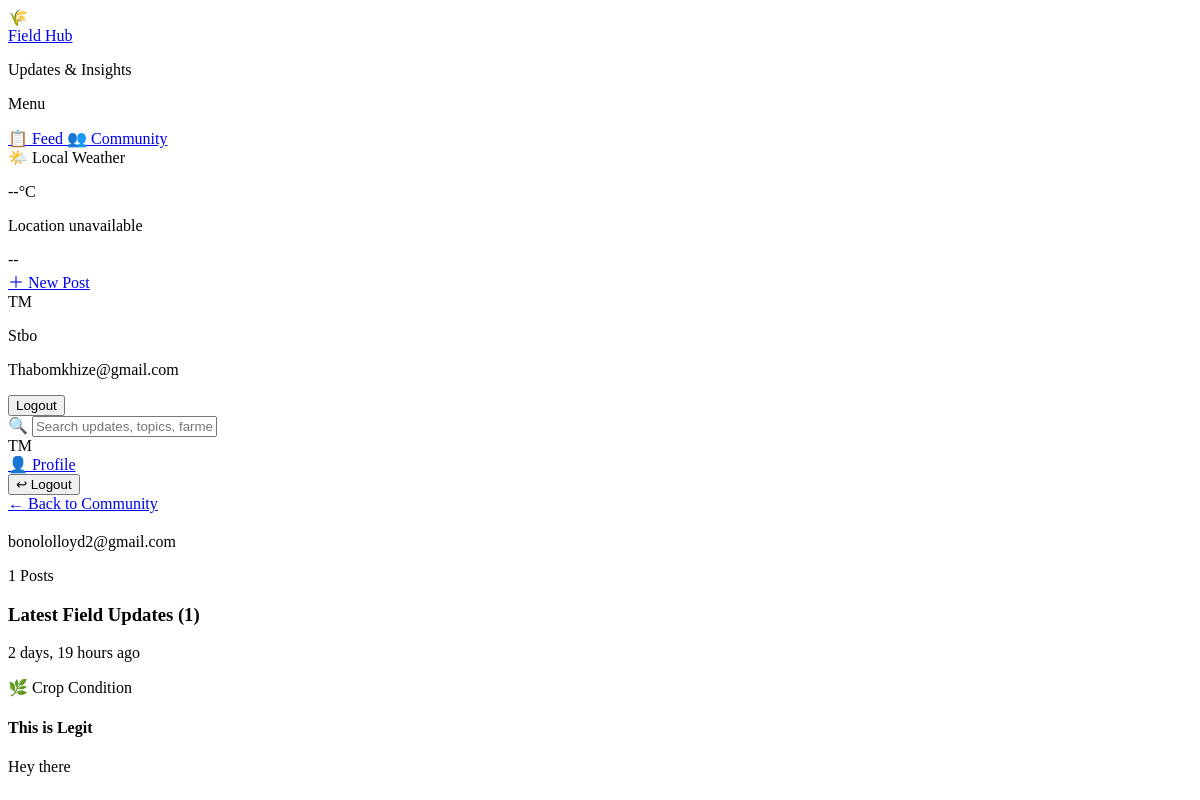
The page /profile/1/ (signed in) on the database as committed earlier.
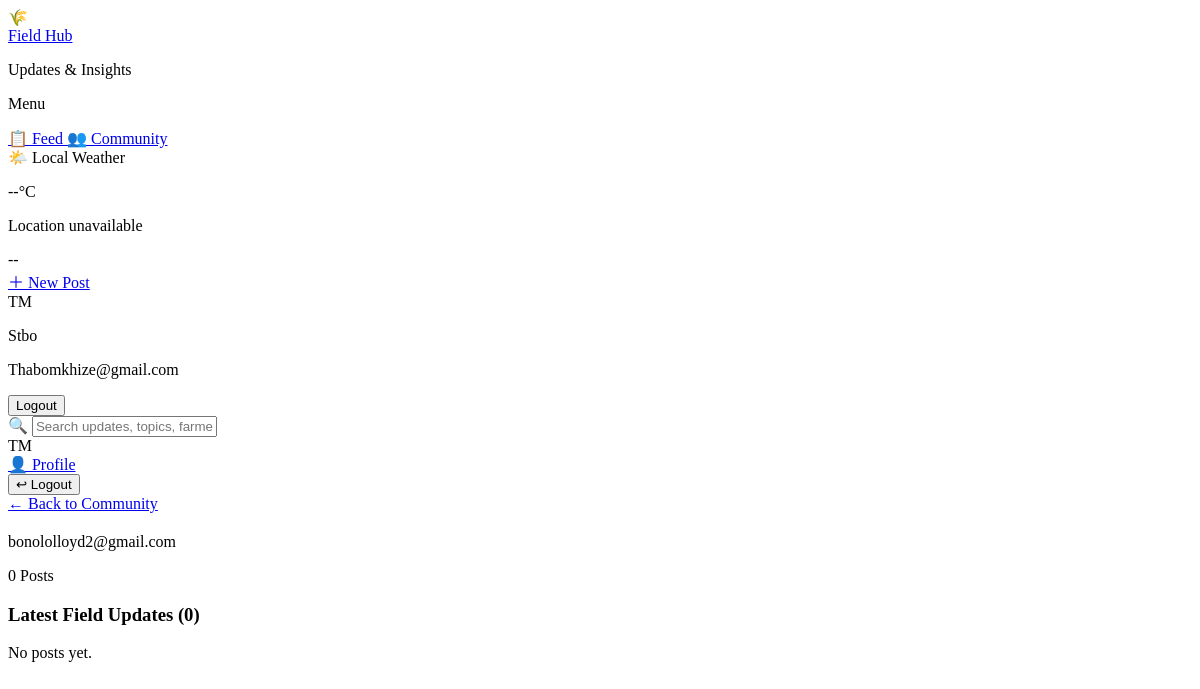
The same page on the database as committed later.
### core/models.py (models this page shows, shortened)
class FieldUpdate(models.Model):
    CATEGORY_CHOICES = [
        ('pest_alert', 'Pest Alert'),
        ('weather', 'Weather Observation'),
        ('crop_condition', 'Crop Condition'),
        ('fertilizer', 'Fertilizer Tip'),
        ('general', 'General Insight'),
    ]
    author = models.ForeignKey(
        User,
        on_delete=models.CASCADE,
        related_name='field_updates'
    )
    title = models.CharField(max_length=200)
    message = models.TextField()
    category = models.CharField(
        max_length=20,
        choices=CATEGORY_CHOICES
    )
    image = models.ImageField(
        upload_to='post_images/',
        blank=True,
        null=True
    )
    created_at = models.DateTimeField(auto_now_add=True)

### core/views.py (the view)
# urls.py: path('profile/<int:pk>/', views.profile, name='profile'),
@login_required
def profile(request, pk):
    user = User.objects.get(pk=pk)
    posts = FieldUpdate.objects.filter(author=user).order_by('-created_at')
    return render(request, 'core/profile.html', {'profile_user': user, 'posts': posts})

### core/templates/core/profile.html (shortened to what this page needs)
{% extends 'base.html' %}
{% block content %}
<a href="{% url 'community' %}" class="inline-flex items-center gap-2 text-sm text-gray-500 hover:text-gray-700 mb-6">
  ← Back to Community
</a>
<div class="bg-white border border-gray-200 rounded-xl overflow-hidden shadow-sm mb-6">
  <div class="px-6 pb-6">
    <p class="text-sm text-gray-400 mb-3">{{ profile_user.email }}</p>
    <span class="text-xs text-green-700 bg-green-50 border border-green-200 px-3 py-1 rounded-full">
      {{ posts.count }} Posts
    </span>
  </div>
</div>
<h3 class="text-lg font-bold text-gray-800 mb-4">Latest Field Updates ({{ posts.count }})</h3>
<div class="flex flex-col items-center">
  {% for post in posts %}
  <div class="bg-white border border-gray-200 rounded-xl p-6 shadow-sm mb-4 w-full max-w-3xl">
    <div class="flex items-center justify-between mb-4">
      <div class="flex items-center gap-3">
        <div>
          <p class="text-xs text-gray-400">{{ post.created_at|timesince }} ago</p>
        </div>
      </div>
      {% if post.category == 'pest_alert' %}
        <span class="text-xs px-3 py-1 rounded-full bg-red-50 text-red-600 border border-red-200">🐛 Pest Alert</span>
      {% elif post.category == 'weather' %}
        <span class="text-xs px-3 py-1 rounded-full bg-blue-50 text-blue-600 border border-blue-200">🌧️ Weather Observation</span>
      {% elif post.category == 'crop_condition' %}
        <span class="text-xs px-3 py-1 rounded-full bg-green-50 text-green-700 border border-green-200">🌿 Crop Condition</span>
      {% elif post.category == 'fertilizer' %}
        <span class="text-xs px-3 py-1 rounded-full bg-yellow-50 text-yellow-700 border border-yellow-200">🌱 Fertilizer Tip</span>
      {% else %}
        <span class="text-xs px-3 py-1 rounded-full bg-gray-50 text-gray-600 border border-gray-200">💬 General Insight</span>
      {% endif %}
    </div>
    <h4 class="font-bold text-gray-800 mb-2">{{ post.title }}</h4>
    <p class="text-sm text-gray-500 mb-4">{{ post.message }}</p>
  </div>
  {% empty %}
    <p class="text-sm text-gray-400">No posts yet.</p>
  {% endfor %}
</div>
{% endblock %}

Rows that differ between the two databases and show on the page:
removed FieldUpdate: created_at "2 days, 19 hours", category "🌿 Crop Condition", title "This is Legit", message "Hey there"
Other text that changed with them:
{{ posts.count }}: "1" → "0"
text now shown: "No posts yet."
